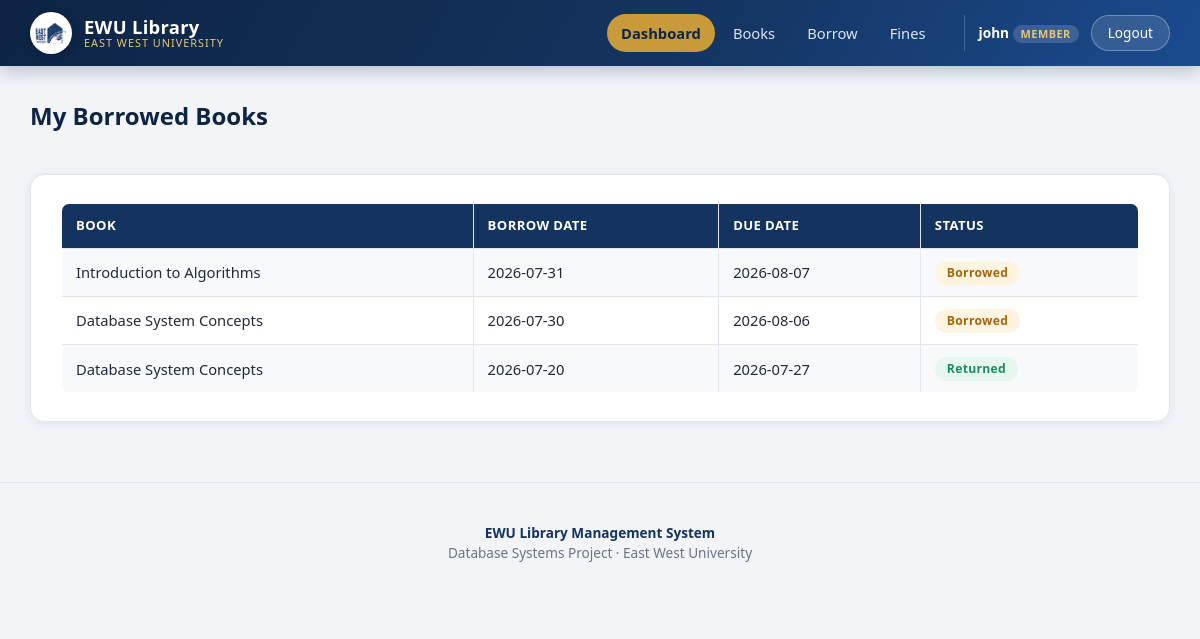
Page /member_dashboard.php (signed in) on the committed database.
### tables this page shows
CREATE TABLE `borrows` (
  `borrow_id` int(11) NOT NULL AUTO_INCREMENT,
  `member_id` int(11) NOT NULL,
  `book_id` int(11) NOT NULL,
  `borrow_date` date NOT NULL,
  `due_date` date NOT NULL,
  `return_date` date DEFAULT NULL,
  `status` enum('Borrowed','Returned','Overdue') DEFAULT 'Borrowed',
  PRIMARY KEY (`borrow_id`),
  KEY `member_id` (`member_id`),
  KEY `book_id` (`book_id`),
  CONSTRAINT `borrows_ibfk_1` FOREIGN KEY (`member_id`) REFERENCES `members` (`member_id`),
  CONSTRAINT `borrows_ibfk_2` FOREIGN KEY (`book_id`) REFERENCES `books` (`book_id`)
);

CREATE TABLE `books` (
  `book_id` int(11) NOT NULL AUTO_INCREMENT,
  `title` varchar(200) NOT NULL,
  `isbn` varchar(30) DEFAULT NULL,
  `publication_year` year(4) DEFAULT NULL,
  `edition` varchar(20) DEFAULT NULL,
  `total_copies` int(11) DEFAULT 1,
  `available_copies` int(11) DEFAULT 1,
  `shelf_no` varchar(20) DEFAULT NULL,
  `author_id` int(11) NOT NULL,
  `category_id` int(11) NOT NULL,
  `publisher_id` int(11) NOT NULL,
  PRIMARY KEY (`book_id`),
  UNIQUE KEY `isbn` (`isbn`),
  KEY `author_id` (`author_id`),
  KEY `category_id` (`category_id`),
  KEY `publisher_id` (`publisher_id`),
  CONSTRAINT `books_ibfk_1` FOREIGN KEY (`author_id`) REFERENCES `authors` (`author_id`),
  CONSTRAINT `books_ibfk_2` FOREIGN KEY (`category_id`) REFERENCES `categories` (`category_id`),
  CONSTRAINT `books_ibfk_3` FOREIGN KEY (`publisher_id`) REFERENCES `publishers` (`publisher_id`)
);

### includes/functions.php (called while the page is built)
<?php
function h($value): string {
    return htmlspecialchars((string)($value ?? ''), ENT_QUOTES, 'UTF-8');
}

### member_dashboard.php (the view, shortened to what this page needs)
<?php
require_once __DIR__ . '/includes/functions.php';
require_once __DIR__ . '/includes/db_connect.php';
include 'header.php';
$user_id = $_SESSION['user_id'];
$stmt = $conn->prepare("SELECT member_id FROM members WHERE user_id = ?");
$stmt->bind_param("i", $user_id);
$stmt->execute();
$member = $stmt->get_result()->fetch_assoc();
$rows = [];
if ($member) {
    $id = $member['member_id'];
    $stmt = $conn->prepare(
        "SELECT books.title, borrows.borrow_date, borrows.due_date, borrows.status
         FROM borrows
         INNER JOIN books ON borrows.book_id = books.book_id
         WHERE borrows.member_id = ?
         ORDER BY borrows.borrow_date DESC"
    );
    $stmt->bind_param("i", $id);
    $stmt->execute();
    $rows = $stmt->get_result();
}
?>
<div class="page-title-row">
  <h2 style="border:none;">My Borrowed Books</h2>
</div>
<?php if (!$member): ?>
<div class="card">
  <div class="alert alert-error">Your account is not yet linked to a member profile. Please contact the library admin.</div>
</div>
<?php else: ?>
<div class="card">
  <div class="table-wrap">
    <table>
      <tr><th>Book</th><th>Borrow Date</th><th>Due Date</th><th>Status</th></tr>
      <?php while ($row = $rows->fetch_assoc()):
          $status = $row['status'];
          $badge_class = $status === 'Returned' ? 'badge-ok' : ($status === 'Borrowed' ? 'badge-warn' : 'badge-bad');
      ?>
      <tr>
        <td><?php echo h($row['title']); ?></td>
        <td><?php echo h($row['borrow_date']); ?></td>
        <td><?php echo h($row['due_date']); ?></td>
        <td><span class="badge <?php echo $badge_class; ?>"><?php echo h($status); ?></span></td>
      </tr>
      <?php endwhile; ?>
    </table>
  </div>
</div>
<?php endif; ?>
<?php include 'footer.php'; ?>

### assets/css/style.css (style rules this page uses)
:root { --navy-dark: #0d2444; --navy: #14335e; --navy-mid: #1b4b8f; --blue: #2563a8; --blue-light: #4f8fd6; --gold: #c99a3a; --gold-light: #e6c876; --bg: #f2f4f8; --card-bg: #ffffff; --border: #e1e6ee; --text: #22293a; --text-muted: #6b7385; --success: #1e8a5f; --success-bg: #e5f7ef; --danger: #c93b3b; --danger-bg: #fdecec; --radius: 14px; --radius-sm: 8px; --shadow: 0 10px 30px -12px rgba(13, 36, 68, 0.25); --shadow-sm: 0 2px 10px rgba(13, 36, 68, 0.08); }
* { box-sizing: border-box; }
html, body { margin: 0; padding: 0; background: var(--bg); color: var(--text); font-family: 'Segoe UI', 'Poppins', Roboto, Arial, sans-serif; line-height: 1.5; }
h1, h2, h3 { color: var(--navy-dark); margin-top: 0; }
.card { background: var(--card-bg); border: 1px solid var(--border); border-radius: var(--radius); box-shadow: var(--shadow-sm); padding: 28px 30px; margin-bottom: 24px; }
.page-title-row { display: flex; align-items: center; justify-content: space-between; flex-wrap: wrap; gap: 10px; margin-bottom: 20px; }
table { width: 100%; border-collapse: collapse; background: var(--card-bg); border-radius: var(--radius-sm); overflow: hidden; font-size: 0.92rem; }
table, table th, table td { border: 1px solid var(--border) !important; }
table th { background: var(--navy); color: #fff; text-align: left; padding: 12px 14px; font-weight: 600; font-size: 0.82rem; text-transform: uppercase; letter-spacing: 0.4px; }
table td { padding: 11px 14px; color: var(--text); }
table tr:nth-child(even) td { background: #f7f9fc; }
.table-wrap { overflow-x: auto; border-radius: var(--radius-sm); }
.badge { display: inline-block; padding: 3px 12px; border-radius: 20px; font-size: 0.76rem; font-weight: 700; letter-spacing: 0.3px; }
.badge-ok { background: var(--success-bg); color: var(--success); }
.badge-warn { background: #fff4e0; color: #a2680d; }

### rows in the picture
borrows: book.title "Introduction to Algorithms", borrow_date "2026-07-31", due_date "2026-08-07", status "Borrowed"
borrows: book.title "Database System Concepts", borrow_date "2026-07-30", due_date "2026-08-06", status "Borrowed"
borrows: book.title "Database System Concepts", borrow_date "2026-07-20", due_date "2026-07-27", status "Returned"

### other values in the picture
$_SESSION['username'] "john"
$_SESSION['role'] "MEMBER"
